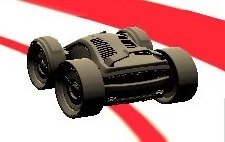
#> input picture sample/Obstable.jpg, 225 x 142 px
$ python bird.py ../../../sample/Obstable.jpg
#> lines starting #> are read from the running program, lines starting #| are printed output that depends on the picture
import cv2
import sys
import numpy as np

def get_trans_mat_angle():
    src_pts = np.float32([[33, 0], [0, 17], [290, 0], [319, 14]])
    dst_pts = np.float32([[33, 0], [33, 70], [290, 0], [290, 70]])
    return cv2.getPerspectiveTransform(src_pts, dst_pts)

def get_trans_mat_loc():
#    src_pts = np.float32([[33, 0], [0, 17], [290, 0], [319, 14]])
#    dst_pts = np.float32([[33, 0], [33, 70], [290, 0], [290, 70]])
    src_pts = np.array([[0, 0], [320 , 0], [0, 110 ], [320 , 110]], dtype = "float32")
    dst_pts = np.array([[0, 0], [320, 0], [320 * 0.35, 110], [320 * 0.65, 110]], dtype = "float32")
    return cv2.getPerspectiveTransform(src_pts, dst_pts)

def view(binary, which = 0):

    trans = get_trans_mat_angle()
    if which != 0:
        trans = get_trans_mat_loc()
    height, width = binary.shape[:2]
    return cv2.warpPerspective(binary,trans, (width, height))


if __name__ == '__main__':
    if len(sys.argv) < 2:
        exit()

    file_name = sys.argv[1]

    img = cv2.imread(file_name, 0)
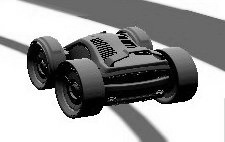
#> img: shape (142, 225); min 0, max 255, mean 155.9

    cv2.imshow("src image", img)
#> (the run stopped early here; a loop or call above may not have finished)
